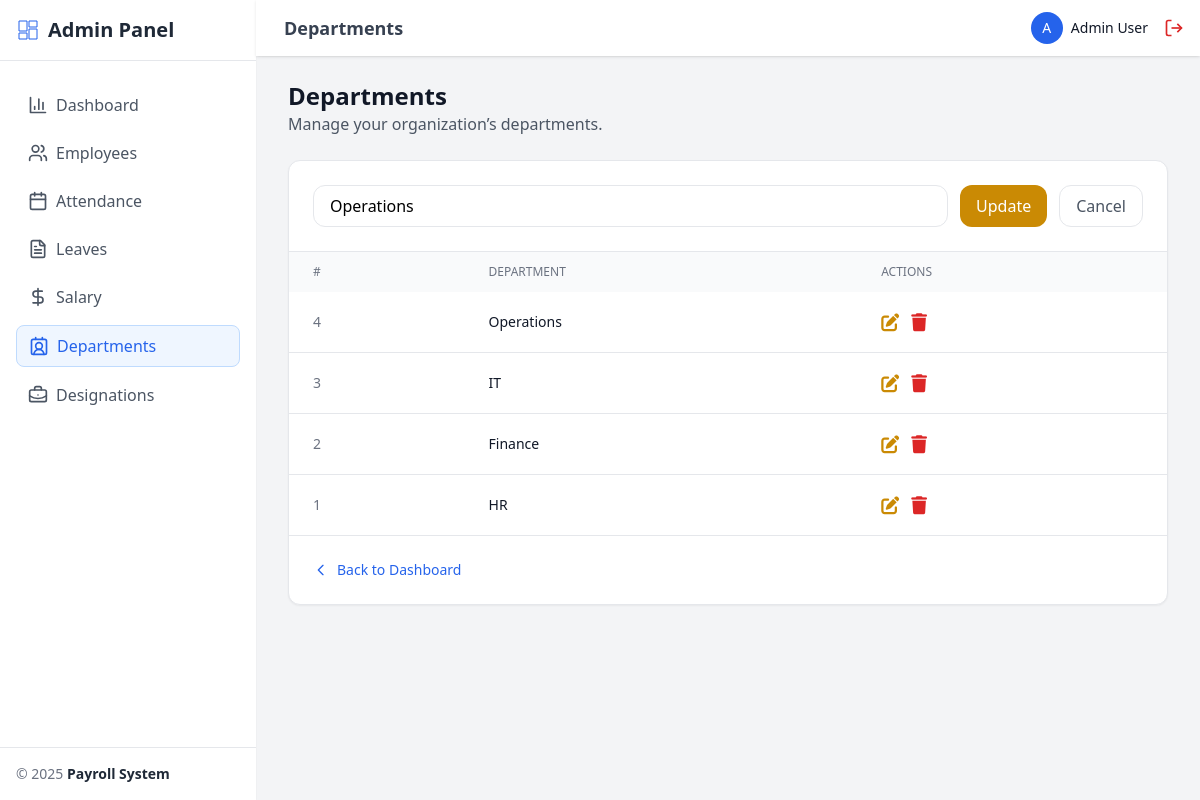
Page /admin/departments.php?edit=4 (signed in) on the committed database.
### tables this page shows
CREATE TABLE departments (
    id INT AUTO_INCREMENT PRIMARY KEY,
    name VARCHAR(100) NOT NULL
);

### admin/departments.php (the view, shortened to what this page needs)
<?php
require '../includes/auth.php';
$result = $conn->query("SELECT * FROM departments ORDER BY id DESC");
$editDept = null;
if (isset($_GET['edit'])) {
  $id = intval($_GET['edit']);
  $stmt = $conn->prepare("SELECT * FROM departments WHERE id=?");
  $stmt->bind_param("i", $id);
  $stmt->execute();
  $editDept = $stmt->get_result()->fetch_assoc();
}
?>
<!DOCTYPE html>
<html lang="en">
<head>
  <script src="https://cdn.tailwindcss.com"></script>
  <link href="https://cdnjs.cloudflare.com/ajax/libs/font-awesome/6.5.0/css/all.min.css" rel="stylesheet">
  <link rel="stylesheet" href="../assets/css/style.css">
</head>
<body class="bg-gray-100">
  <?php include '../includes/sidebar.php'; ?>
  <div class="flex-1 flex flex-col min-h-screen md:ml-64">
    <?php include '../includes/header.php'; ?>
    <main class="flex-1 pt-20 px-4 md:px-8 pb-8">
      <div class="mb-6">
        <h2 class="text-2xl font-bold text-gray-900">Departments</h2>
        <p class="text-gray-600">Manage your organization’s departments.</p>
      </div>
      <div class="bg-white rounded-xl shadow-sm border border-gray-200">
        <div class="p-6 border-b border-gray-200">
          <form method="POST" class="flex flex-col sm:flex-row gap-3">
            <?php if ($editDept): ?>
              <input
                type="text"
                name="name"
                value="<?= htmlspecialchars($editDept['name']) ?>"
                class="flex-1 border rounded-xl px-4 py-2 focus:ring-2 focus:ring-blue-500"
                required>
              <button type="submit" name="update"
                class="px-4 py-2 bg-yellow-600 text-white rounded-xl hover:bg-yellow-700">
                Update
              </button>
              <a href="departments.php"
                class="px-4 py-2 border rounded-xl text-gray-600 hover:bg-gray-50">
                Cancel
              </a>
            <?php endif; ?>
          </form>
        </div>
        <div class="hidden md:block overflow-x-auto">
          <table class="w-full text-sm">
            <thead class="bg-gray-50">
              <tr>
                <th class="px-6 py-3 text-left text-xs font-medium text-gray-500 uppercase">#</th>
                <th class="px-6 py-3 text-left text-xs font-medium text-gray-500 uppercase">Department</th>
                <th class="px-6 py-3 text-left text-xs font-medium text-gray-500 uppercase">Actions</th>
              </tr>
            </thead>
            <tbody class="divide-y">
              <?php while ($row = $result->fetch_assoc()): ?>
                <tr class="hover:bg-gray-50 transition">
                  <td class="px-6 py-4 text-gray-500"><?= $row['id'] ?></td>
                  <td class="px-6 py-4 font-medium text-gray-900"><?= htmlspecialchars($row['name']) ?></td>
                  <td class="px-6 py-4">
                    <div class="flex space-x-3 text-lg">
                      <a href="departments.php?edit=<?= $row['id'] ?>"
                        class="text-yellow-600 hover:text-yellow-800">
                        <i class="fa-solid fa-pen-to-square"></i>
                      </a>
                      <a href="departments.php?delete=<?= $row['id'] ?>"
                        onclick="return confirm('Delete this department?')"
                        class="text-red-600 hover:text-red-800">
                        <i class="fa-solid fa-trash"></i>
                      </a>
                    </div>
                  </td>
                </tr>
              <?php endwhile; ?>
            </tbody>
          </table>
        </div>
        <div class="p-6 border-t border-gray-200">
          <a href="dashboard.php" class="text-blue-600 hover:text-blue-800 flex items-center text-sm">
            <svg xmlns="http://www.w3.org/2000/svg" class="w-4 h-4 mr-2" fill="none" viewBox="0 0 24 24" stroke="currentColor">
              <path stroke-linecap="round" stroke-linejoin="round" stroke-width="2" d="M15 19l-7-7 7-7"></path>
            </svg> Back to Dashboard
          </a>
        </div>
      </div>
    </main>
  </div>
</body>
</html>

### assets/css/style.css (style rules this page uses)
* { margin: 0; padding: 0; box-sizing: border-box; }

### rows in the picture
departments: name "Operations", id "4"
departments: id "3", name "IT"
departments: id "2", name "Finance"
departments: id "1", name "HR"

### other values in the picture
$item['title'] "Dashboard"
$item['title'] "Employees"
$item['title'] "Attendance"
$item['title'] "Leaves"
$item['title'] "Salary"
$item['title'] "Departments"
$item['title'] "Designations"
$pageTitle "Departments"
substr($emp['name'], 0, 1) "A"
$emp['name'] "Admin User"
